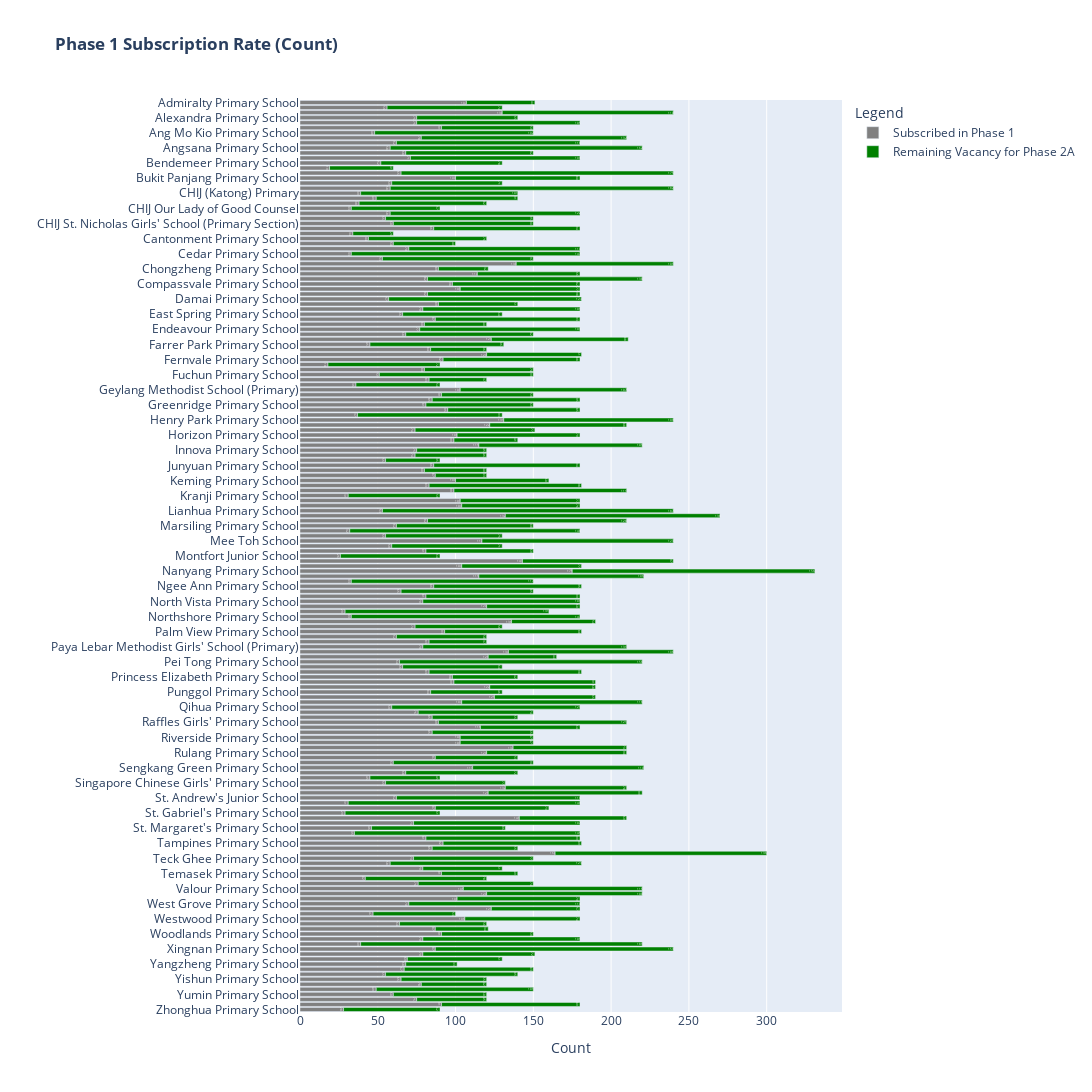

Notebook source saved alongside this figure:
### Markdown cell above
### Count

### Code cell
color_discrete_map = {'Phase1_applied': 'grey',
                      'Phase2A_vac': 'green'}

fig = px.bar(df_school_full,
       y='Name',
       x=['Phase1_applied', 'Phase2A_vac'],
       color_discrete_map = color_discrete_map,
       text_auto='f',
       title="<b>Phase 1 Subscription Rate (Count)</b>",
       labels={'Name': '',
               'value': 'Count'},
       width=1200,
       height=5000)
fig.update_traces(hovertemplate = "School: %{label} <br>Count: %{value:.1f}</br>")
fig.update_layout(legend_title="Legend",
                  yaxis={'categoryorder':'category descending'})
fig.update_traces(textposition='inside', textfont_color='white')
newnames = {'Phase1_applied':'Subscribed in Phase 1', 'Phase2A_vac': 'Remaining Vacancy for Phase 2A'}
fig.for_each_trace(lambda t: t.update(name = newnames[t.name]))

### Figure 1 — Plotly figure (JSON) as saved in the notebook; plotly's stock layout.template omitted (floating-point values rounded to 4 significant figures; data arrays with more than 128 entries replaced by an {"elided": "..."} marker saying what was removed)
{"data": [{"alignmentgroup": "True", "hovertemplate": "School: %{label} <br>Count: %{value:.1f}</br>", "legendgroup": "Phase1_applied", "marker": {"color": "grey", "pattern": {"shape": ""}}, "name": "Subscribed in Phase 1", "offsetgroup": "Phase1_applied", "orientation": "h", "showlegend": true, "textfont": {"color": "white"}, "textposition": "inside", "texttemplate": "%{x:f}", "type": "bar", "x": {"elided": "181 int values"}, "xaxis": "x", "y": {"elided": "181 str values"}, "yaxis": "y"}, {"alignmentgroup": "True", "hovertemplate": "School: %{label} <br>Count: %{value:.1f}</br>", "legendgroup": "Phase2A_vac", "marker": {"color": "green", "pattern": {"shape": ""}}, "name": "Remaining Vacancy for Phase 2A", "offsetgroup": "Phase2A_vac", "orientation": "h", "showlegend": true, "textfont": {"color": "white"}, "textposition": "inside", "texttemplate": "%{x:f}", "type": "bar", "x": {"elided": "181 int values"}, "xaxis": "x", "y": {"elided": "181 str values"}, "yaxis": "y"}], "layout": {"barmode": "relative", "height": 5000, "legend": {"title": {"text": "Legend"}, "tracegroupgap": 0}, "title": {"text": "<b>Phase 1 Subscription Rate (Count)</b>"}, "width": 1200, "xaxis": {"anchor": "y", "domain": [0, 1], "title": {"text": "Count"}}, "yaxis": {"anchor": "x", "categoryorder": "category descending", "domain": [0, 1], "title": {"text": ""}}}}
